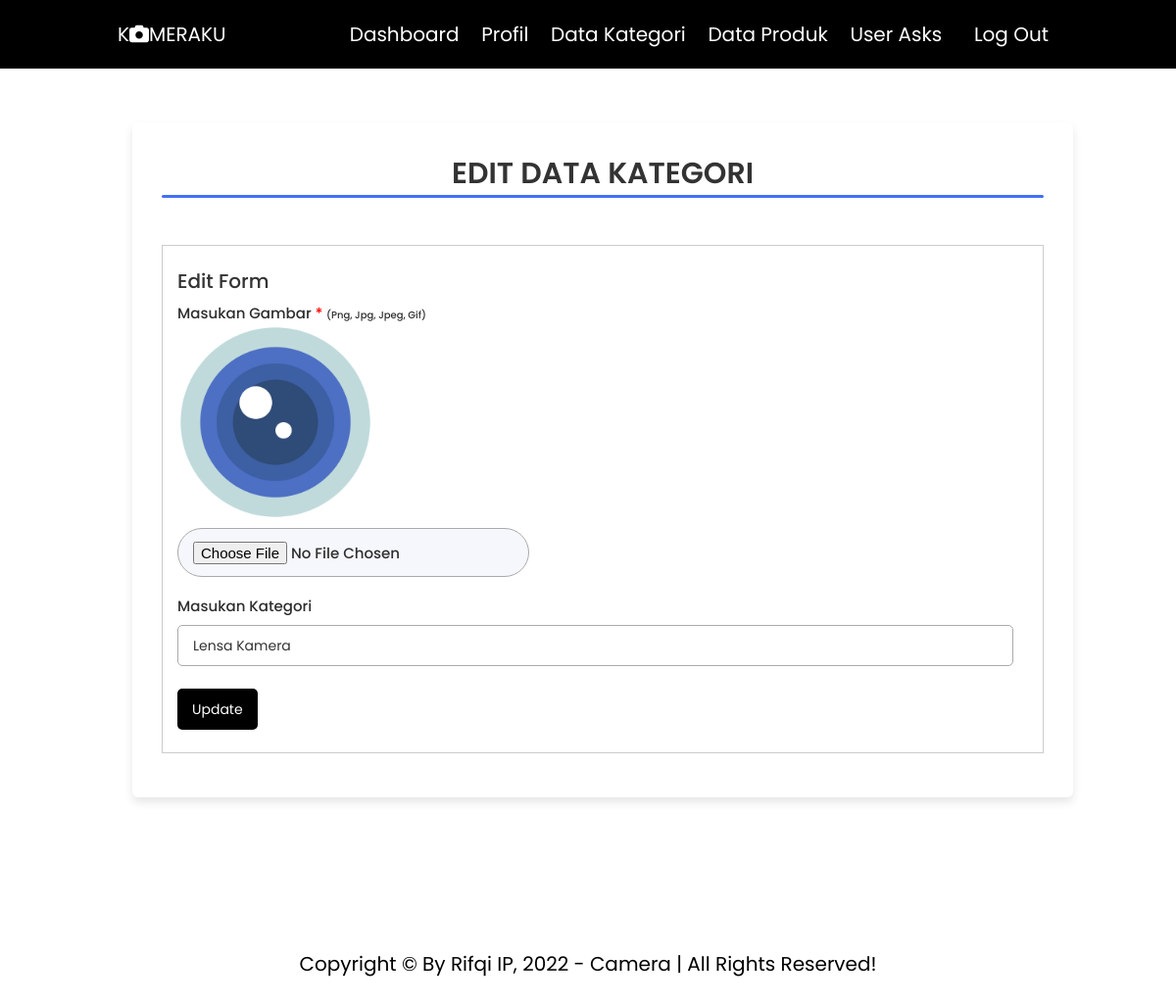
The page /project/edit-kategori.php?id=80 (signed in) on the database its author committed.
### tables this page shows
CREATE TABLE `tb_category` (
  `category_id` int(11) NOT NULL,
  `category_name` varchar(25) NOT NULL,
  `category_image` varchar(100) NOT NULL
);

### project/edit-kategori.php (the view, shortened to what this page needs)
<?php
include 'db.php';
$kategori = mysqli_query($conn, "SELECT * FROM tb_category WHERE category_id = '".$_GET['id']."'");
$k = mysqli_fetch_object($kategori);
?>
<!DOCTYPE html>
<html lang="en">
<head>
    <link rel="stylesheet" href="css/style.css">
    <link rel="stylesheet" href="sweetalert2.min.css">
    <link rel="stylesheet" href="https://cdnjs.cloudflare.com/ajax/libs/font-awesome/6.1.1/css/all.min.css"/>
</head>
<body>
	<section class="header">
        <a href="dashboard.php" class="logo">K<i class="fa-solid fa-camera"></i>meraKu</a>
        <nav class="navbar">
            <a href="dashboard.php" >Dashboard</a>
            <a href="profil.php">Profil</a>
            <a href="data_kategori.php">Data Kategori</a>
            <a href="data_produk.php">Data Produk</a>
            <a href="userask.php">user asks</a>
            <a href="logout.php" class="login-btn">Log out</a>
        </nav>
    </section>
    <section>
        <div class="container-profil">
            <header>Edit Data Kategori</header>
            <form action="" method="POST" enctype="multipart/form-data">
                <div class="form first">
                    <div class="details personal">
                        <span class="title">Edit Form</span>
                        <div class="fields">
                            <div class="input-file">
                                <label >Masukan Gambar <span class="imp">*</span> <small>(png, jpg, jpeg, gif)</small> </label>
                                <img  src="img/<?php echo $k->category_image ?> ">
                                <input type="file" id="file" name="gambar"   >
                            </div>
                            <div class="input-field">
                                <label>Masukan Kategori</label>
                                <input type="text" name="nama"  value="<?php echo $k->category_name ?>" required>
                            </div>
                            <div>
                              <input type="submit" name="submit" class="btn" value="Update">
                          </div>
                      </div>
                  </div>
              </div>
          </form>
</div>
</section>
<section class="footer">
  <div>
      <div class="credit">Copyright &copy by Rifqi IP, 2022 - Camera | all rights reserved! </div>
  </div>
</section>
</body>
</html>

### project/css/style.css (style rules this page uses)
* { font-family: 'Poppins', sans-serif; margin:0; padding:0; box-sizing: border-box; outline: none; border:none; text-decoration: none; text-transform: capitalize; }
html { font-size: 62.5%; overflow: auto; }
section { padding: 5rem 10%; }
.header { position: sticky; top: 0; left: 0; right: 0; z-index: 1000; background-color: #000; display: flex; padding-top: 2rem; padding-bottom: 2rem; box-shadow: var(--box-shadow); align-items: center; justify-content: space-between; }
.header .logo { font-size: 2rem; color: #fff; text-transform: uppercase; }
.header .navbar a { font-size: 2rem; margin-left: 2rem; color: #fff; }
.header .navbar .login-btn { color: #fff; text-decoration: none; padding: .5rem 1rem; }
.container-profil { position: relative; max-width: 100%; width: 100%; border-radius: 6px; padding: 30px; margin: 5px 15px; background-color: #fff; box-shadow: 0 5px 10px rgba(0,0,0,0.1); z-index: 1; }
.container-profil header { position: relative; font-size: 30px; font-weight: 600; color: #333; text-align: center; margin-bottom: 5rem; text-transform: uppercase; }
.container-profil header::before { content: ""; position: absolute; left: 0; bottom: -2px; height: 3px; width: 100%; border-radius: 8px; background-color: #4070f4; }
.container-profil form { position: relative; margin-top: 16px; min-height: auto; background-color: #fff; }
.container-profil form .form { position: relative; background-color: #fff; transition: 0.3s ease; }
.container-profil form .title { display: block; margin-bottom: 8px; font-size: 20px; font-weight: 500; margin: 6px 0; color: #333; }
.container-profil form .fields { display: flex; align-items: center; justify-content: space-between; flex-wrap: wrap; }
form .fields .input-field { display: flex; width: calc(100% / 1 - 15px); flex-direction: column; margin: 10px 0; }
input,textarea { display: block; border: 2px solid #ccc; width: 100%; padding: 5px; border-radius: 5px; }
.input-field label { font-size: 15px; font-weight: 500; color: #2e2e2e; }
input, select { outline: none; font-size: 14px; font-weight: 400; color: #333; border-radius: 5px; border: 1px solid #aaa; padding: 0 15px; height: 42px; margin: 8px 0; }
.input-file input { display: block; width: 100%; height: 50px; line-height: 50px; text-align: center; background: #f6f7fc; color: #2f2f2f; font-size: 15px; font-weight: 500; border-radius: 50px; cursor: pointer; }
.input-file span { color: red; }
.input-file small { font-size: 1rem; }
.input-file label { font-size: 15px; font-weight: 500; color: #2e2e2e; }
.input-file img { display: block; width: 200px; border-radius: 10px; }
.details { background-color: #fff; border: 1px solid #ccc; padding: 15px; box-sizing: border-box; margin: 15px 0; }
.btn { margin-top: 5px; background: #000; padding: auto 20px; color: #fff; border-radius: 5px; border: none; cursor: pointer; }
.footer .credit { text-align: center; margin-top: 2.5rem; padding: 1rem; padding-top: 2.5rem; font-size: 2rem; color: var(--white); }

### rows shown on the page
tb_category: category_image (picture), nama "Lensa Kamera"
